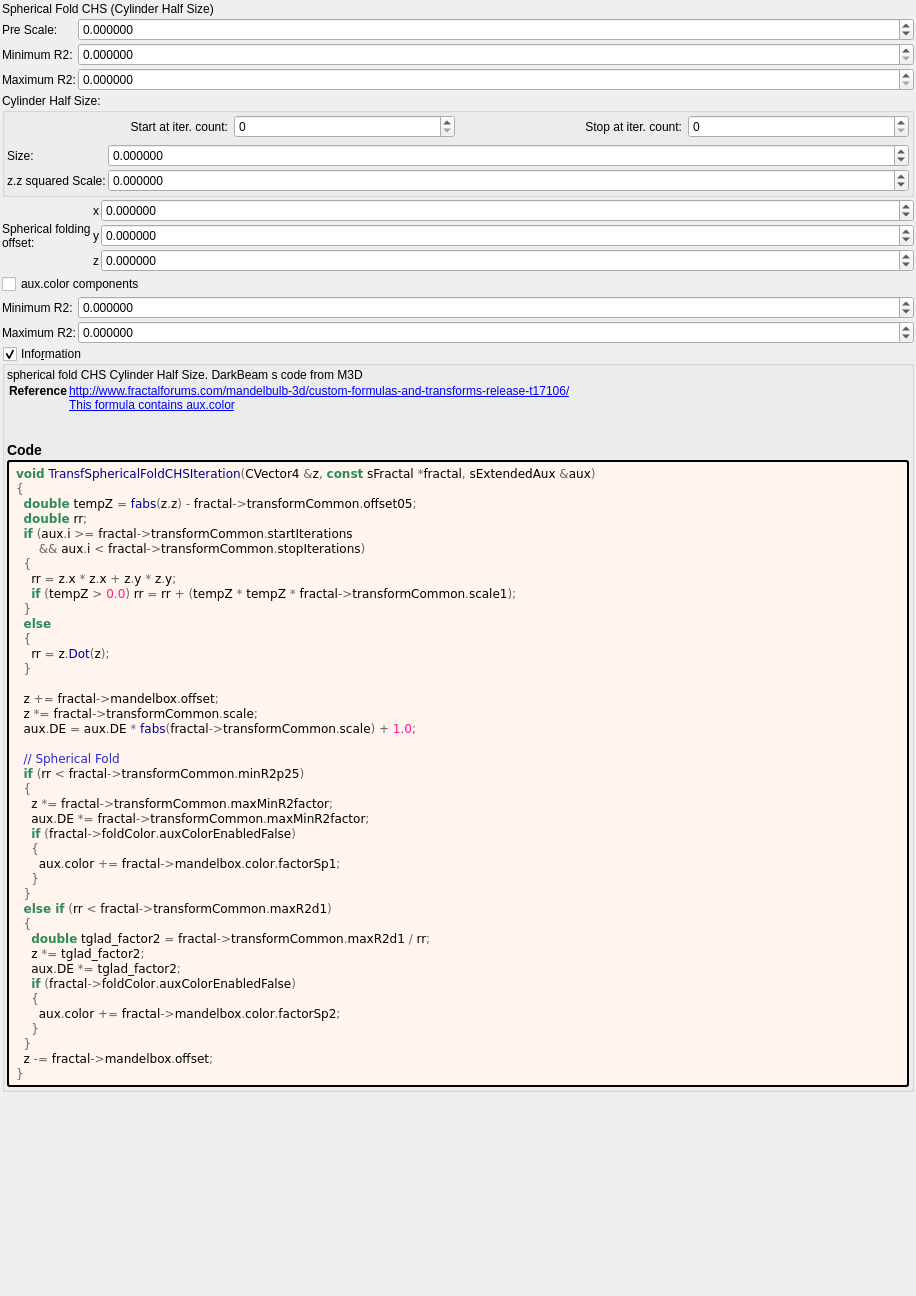
 <widget class="QWidget" name="Form">
  <property name="geometry">
   <rect>
    <x>0</x>
    <y>0</y>
    <width>916</width>
    <height>1296</height>
   </rect>
  </property>
  <property name="windowTitle">
   <string notr="true">transf_spherical_fold_chs</string>
  </property>
  <layout class="QVBoxLayout" name="verticalLayout">
   <property name="spacing">
    <number>2</number>
   </property>
   <property name="leftMargin">
    <number>2</number>
   </property>
   <property name="topMargin">
    <number>2</number>
   </property>
   <property name="rightMargin">
    <number>2</number>
   </property>
   <property name="bottomMargin">
    <number>2</number>
   </property>
   <item>
    <widget class="QLabel" name="label_17">
     <property name="text">
      <string>Spherical Fold CHS (Cylinder Half Size)</string>
     </property>
    </widget>
   </item>
   <item>
    <layout class="QGridLayout" name="gridLayout_2" columnstretch="0,1">
     <property name="spacing">
      <number>2</number>
     </property>
     <item row="1" column="0">
      <widget class="QLabel" name="label_48">
       <property name="text">
        <string>Minimum R2:</string>
       </property>
      </widget>
     </item>
     <item row="2" column="1">
      <widget class="MyDoubleSpinBox" name="spinbox_transf_maxR2_1">
       <property name="sizePolicy">
        <sizepolicy hsizetype="Minimum" vsizetype="Maximum">
         <horstretch>0</horstretch>
         <verstretch>0</verstretch>
        </sizepolicy>
       </property>
       <property name="prefix">
        <string/>
       </property>
       <property name="suffix">
        <string/>
       </property>
       <property name="decimals">
        <number>6</number>
       </property>
       <property name="minimum">
        <double>0.000000000000000</double>
       </property>
       <property name="maximum">
        <double>99.989999999999995</double>
       </property>
       <property name="singleStep">
        <double>0.100000000000000</double>
       </property>
      </widget>
     </item>
     <item row="0" column="0">
      <widget class="QLabel" name="label_18">
       <property name="text">
        <string>Pre Scale:</string>
       </property>
      </widget>
     </item>
     <item row="2" column="0">
      <widget class="QLabel" name="label_16">
       <property name="text">
        <string>Maximum R2:</string>
       </property>
      </widget>
     </item>
     <item row="0" column="1">
      <widget class="MyDoubleSpinBox" name="spinbox_transf_scale">
       <property name="sizePolicy">
        <sizepolicy hsizetype="Minimum" vsizetype="Maximum">
         <horstretch>0</horstretch>
         <verstretch>0</verstretch>
        </sizepolicy>
       </property>
       <property name="prefix">
        <string/>
       </property>
       <property name="suffix">
        <string/>
       </property>
       <property name="decimals">
        <number>6</number>
       </property>
       <property name="minimum">
        <double>-99.989999999999995</double>
       </property>
       <property name="maximum">
        <double>99.989999999999995</double>
       </property>
       <property name="singleStep">
        <double>0.100000000000000</double>
       </property>
      </widget>
     </item>
     <item row="1" column="1">
      <widget class="MyDoubleSpinBox" name="spinbox_transf_minR2_p25">
       <property name="sizePolicy">
        <sizepolicy hsizetype="Minimum" vsizetype="Maximum">
         <horstretch>0</horstretch>
         <verstretch>0</verstretch>
        </sizepolicy>
       </property>
       <property name="prefix">
        <string/>
       </property>
       <property name="suffix">
        <string/>
       </property>
       <property name="decimals">
        <number>6</number>
       </property>
       <property name="minimum">
        <double>0.000000000000000</double>
       </property>
       <property name="maximum">
        <double>99.989999999999995</double>
       </property>
       <property name="singleStep">
        <double>0.100000000000000</double>
       </property>
      </widget>
     </item>
    </layout>
   </item>
   <item>
    <widget class="QGroupBox" name="groupBox">
     <property name="title">
      <string>Cylinder Half Size:</string>
     </property>
     <layout class="QVBoxLayout" name="verticalLayout_3">
      <property name="leftMargin">
       <number>2</number>
      </property>
      <property name="topMargin">
       <number>2</number>
      </property>
      <property name="rightMargin">
       <number>2</number>
      </property>
      <property name="bottomMargin">
       <number>2</number>
      </property>
      <item>
       <layout class="QGridLayout" name="gridLayout">
        <item row="0" column="1">
         <widget class="MySpinBox" name="spinboxInt_transf_start_iterations">
          <property name="sizePolicy">
           <sizepolicy hsizetype="Minimum" vsizetype="Maximum">
            <horstretch>0</horstretch>
            <verstretch>0</verstretch>
           </sizepolicy>
          </property>
          <property name="minimum">
           <number>0</number>
          </property>
          <property name="maximum">
           <number>999</number>
          </property>
          <property name="value">
           <number>0</number>
          </property>
         </widget>
        </item>
        <item row="0" column="0">
         <widget class="QLabel" name="label_66">
          <property name="text">
           <string>Start at iter. count:</string>
          </property>
          <property name="alignment">
           <set>Qt::AlignRight|Qt::AlignTrailing|Qt::AlignVCenter</set>
          </property>
         </widget>
        </item>
        <item row="0" column="2">
         <widget class="QLabel" name="label_49">
          <property name="text">
           <string>Stop at iter. count:</string>
          </property>
          <property name="alignment">
           <set>Qt::AlignRight|Qt::AlignTrailing|Qt::AlignVCenter</set>
          </property>
         </widget>
        </item>
        <item row="0" column="3">
         <widget class="MySpinBox" name="spinboxInt_transf_stop_iterations">
          <property name="sizePolicy">
           <sizepolicy hsizetype="Preferred" vsizetype="Maximum">
            <horstretch>0</horstretch>
            <verstretch>0</verstretch>
           </sizepolicy>
          </property>
          <property name="maximum">
           <number>999</number>
          </property>
         </widget>
        </item>
       </layout>
      </item>
      <item>
       <layout class="QGridLayout" name="gridLayout_4" columnstretch="0,1">
        <property name="spacing">
         <number>2</number>
        </property>
        <item row="0" column="0">
         <widget class="QLabel" name="label_108">
          <property name="text">
           <string>Size:</string>
          </property>
         </widget>
        </item>
        <item row="0" column="1">
         <widget class="MyDoubleSpinBox" name="spinbox_transf_offset_05">
          <property name="sizePolicy">
           <sizepolicy hsizetype="Minimum" vsizetype="Maximum">
            <horstretch>0</horstretch>
            <verstretch>0</verstretch>
           </sizepolicy>
          </property>
          <property name="prefix">
           <string/>
          </property>
          <property name="suffix">
           <string/>
          </property>
          <property name="decimals">
           <number>6</number>
          </property>
          <property name="minimum">
           <double>-99.989999999999995</double>
          </property>
          <property name="maximum">
           <double>99.989999999999995</double>
          </property>
          <property name="singleStep">
           <double>0.100000000000000</double>
          </property>
         </widget>
        </item>
        <item row="1" column="0">
         <widget class="QLabel" name="label_110">
          <property name="text">
           <string>z.z squared Scale:</string>
          </property>
         </widget>
        </item>
        <item row="1" column="1">
         <widget class="MyDoubleSpinBox" name="spinbox_transf_scale_1">
          <property name="sizePolicy">
           <sizepolicy hsizetype="Minimum" vsizetype="Maximum">
            <horstretch>0</horstretch>
            <verstretch>0</verstretch>
           </sizepolicy>
          </property>
          <property name="prefix">
           <string/>
          </property>
          <property name="suffix">
           <string/>
          </property>
          <property name="decimals">
           <number>6</number>
          </property>
          <property name="minimum">
           <double>-99.989999999999995</double>
          </property>
          <property name="maximum">
           <double>99.989999999999995</double>
          </property>
          <property name="singleStep">
           <double>0.100000000000000</double>
          </property>
         </widget>
        </item>
       </layout>
      </item>
     </layout>
    </widget>
   </item>
   <item>
    <layout class="QGridLayout" name="gridLayout_16" columnstretch="0,0,1">
     <property name="spacing">
      <number>2</number>
     </property>
     <item row="0" column="2">
      <widget class="MyDoubleSpinBox" name="spinbox3_mandelbox_offset_x">
       <property name="sizePolicy">
        <sizepolicy hsizetype="Minimum" vsizetype="Maximum">
         <horstretch>0</horstretch>
         <verstretch>0</verstretch>
        </sizepolicy>
       </property>
       <property name="prefix">
        <string/>
       </property>
       <property name="suffix">
        <string/>
       </property>
       <property name="decimals">
        <number>6</number>
       </property>
       <property name="minimum">
        <double>-100.000000000000000</double>
       </property>
       <property name="maximum">
        <double>100.000000000000000</double>
       </property>
       <property name="singleStep">
        <double>0.100000000000000</double>
       </property>
      </widget>
     </item>
     <item row="1" column="1">
      <widget class="QLabel" name="label_116">
       <property name="sizePolicy">
        <sizepolicy hsizetype="Preferred" vsizetype="Preferred">
         <horstretch>0</horstretch>
         <verstretch>0</verstretch>
        </sizepolicy>
       </property>
       <property name="text">
        <string notr="true">y</string>
       </property>
       <property name="alignment">
        <set>Qt::AlignRight|Qt::AlignTrailing|Qt::AlignVCenter</set>
       </property>
      </widget>
     </item>
     <item row="0" column="1">
      <widget class="QLabel" name="label_115">
       <property name="sizePolicy">
        <sizepolicy hsizetype="Preferred" vsizetype="Preferred">
         <horstretch>0</horstretch>
         <verstretch>0</verstretch>
        </sizepolicy>
       </property>
       <property name="text">
        <string notr="true">x</string>
       </property>
       <property name="alignment">
        <set>Qt::AlignRight|Qt::AlignTrailing|Qt::AlignVCenter</set>
       </property>
      </widget>
     </item>
     <item row="2" column="1">
      <widget class="QLabel" name="label_117">
       <property name="sizePolicy">
        <sizepolicy hsizetype="Preferred" vsizetype="Preferred">
         <horstretch>0</horstretch>
         <verstretch>0</verstretch>
        </sizepolicy>
       </property>
       <property name="text">
        <string notr="true">z</string>
       </property>
       <property name="alignment">
        <set>Qt::AlignRight|Qt::AlignTrailing|Qt::AlignVCenter</set>
       </property>
      </widget>
     </item>
     <item row="0" column="0" rowspan="3">
      <widget class="QLabel" name="label_15">
       <property name="text">
        <string>Spherical folding
offset:</string>
       </property>
      </widget>
     </item>
     <item row="1" column="2">
      <widget class="MyDoubleSpinBox" name="spinbox3_mandelbox_offset_y">
       <property name="sizePolicy">
        <sizepolicy hsizetype="Minimum" vsizetype="Maximum">
         <horstretch>0</horstretch>
         <verstretch>0</verstretch>
        </sizepolicy>
       </property>
       <property name="prefix">
        <string/>
       </property>
       <property name="suffix">
        <string/>
       </property>
       <property name="decimals">
        <number>6</number>
       </property>
       <property name="minimum">
        <double>-100.000000000000000</double>
       </property>
       <property name="maximum">
        <double>100.000000000000000</double>
       </property>
       <property name="singleStep">
        <double>0.100000000000000</double>
       </property>
      </widget>
     </item>
     <item row="2" column="2">
      <widget class="MyDoubleSpinBox" name="spinbox3_mandelbox_offset_z">
       <property name="sizePolicy">
        <sizepolicy hsizetype="Minimum" vsizetype="Maximum">
         <horstretch>0</horstretch>
         <verstretch>0</verstretch>
        </sizepolicy>
       </property>
       <property name="prefix">
        <string/>
       </property>
       <property name="suffix">
        <string/>
       </property>
       <property name="decimals">
        <number>6</number>
       </property>
       <property name="minimum">
        <double>-100.000000000000000</double>
       </property>
       <property name="maximum">
        <double>100.000000000000000</double>
       </property>
       <property name="singleStep">
        <double>0.100000000000000</double>
       </property>
      </widget>
     </item>
    </layout>
   </item>
   <item>
    <layout class="QGridLayout" name="gridLayout_6" columnstretch="0,1">
     <property name="spacing">
      <number>2</number>
     </property>
     <item row="1" column="1">
      <widget class="MyDoubleSpinBox" name="spinbox_mandelbox_color_Sp1">
       <property name="sizePolicy">
        <sizepolicy hsizetype="Minimum" vsizetype="Maximum">
         <horstretch>0</horstretch>
         <verstretch>0</verstretch>
        </sizepolicy>
       </property>
       <property name="prefix">
        <string/>
       </property>
       <property name="suffix">
        <string/>
       </property>
       <property name="decimals">
        <number>6</number>
       </property>
       <property name="minimum">
        <double>-100.000000000000000</double>
       </property>
       <property name="maximum">
        <double>100.000000000000000</double>
       </property>
       <property name="singleStep">
        <double>0.100000000000000</double>
       </property>
      </widget>
     </item>
     <item row="2" column="1">
      <widget class="MyDoubleSpinBox" name="spinbox_mandelbox_color_Sp2">
       <property name="sizePolicy">
        <sizepolicy hsizetype="Minimum" vsizetype="Maximum">
         <horstretch>0</horstretch>
         <verstretch>0</verstretch>
        </sizepolicy>
       </property>
       <property name="prefix">
        <string/>
       </property>
       <property name="suffix">
        <string/>
       </property>
       <property name="decimals">
        <number>6</number>
       </property>
       <property name="minimum">
        <double>-100.000000000000000</double>
       </property>
       <property name="maximum">
        <double>100.000000000000000</double>
       </property>
       <property name="singleStep">
        <double>0.100000000000000</double>
       </property>
      </widget>
     </item>
     <item row="2" column="0">
      <widget class="QLabel" name="label_29">
       <property name="text">
        <string>Maximum R2:</string>
       </property>
      </widget>
     </item>
     <item row="1" column="0">
      <widget class="QLabel" name="label_28">
       <property name="text">
        <string>Minimum R2:</string>
       </property>
      </widget>
     </item>
     <item row="0" column="0" colspan="2">
      <widget class="QCheckBox" name="checkBox_fold_color_aux_color_enabled_false">
       <property name="text">
        <string notr="true">aux.color components</string>
       </property>
      </widget>
     </item>
    </layout>
   </item>
   <item>
    <widget class="MyGroupBox" name="groupCheck_info">
     <property name="title">
      <string>Info&amp;rmation</string>
     </property>
     <property name="flat">
      <bool>false</bool>
     </property>
     <property name="checkable">
      <bool>true</bool>
     </property>
     <layout class="QVBoxLayout" name="verticalLayout_2">
      <property name="spacing">
       <number>2</number>
      </property>
      <property name="leftMargin">
       <number>2</number>
      </property>
      <property name="topMargin">
       <number>2</number>
      </property>
      <property name="rightMargin">
       <number>2</number>
      </property>
      <property name="bottomMargin">
       <number>2</number>
      </property>
      <item>
       <widget class="QLabel" name="label_information_general">
        <property name="text">
         <string notr="true">&lt;p&gt;spherical fold CHS Cylinder Half Size. DarkBeam s code from M3D&lt;/p&gt;&lt;table&gt;
&lt;tr&gt;&lt;th&gt;Reference&lt;/th&gt;&lt;td&gt;&lt;a href=&quot;http://www.fractalforums.com/mandelbulb-3d/custom-formulas-and-transforms-release-t17106/&quot;&gt;http://www.fractalforums.com/mandelbulb-3d/custom-formulas-and-transforms-release-t17106/&lt;br&gt;
&lt;a href=&quot;This formula contains aux.color&quot;&gt;This formula contains aux.color&lt;br&gt;
&lt;/td&gt;&lt;/tr&gt;
&lt;/table&gt;
&lt;h3&gt;Code&lt;/h3&gt;</string>
        </property>
        <property name="wordWrap">
         <bool>true</bool>
        </property>
        <property name="openExternalLinks">
         <bool>true</bool>
        </property>
        <property name="textInteractionFlags">
         <set>Qt::LinksAccessibleByMouse|Qt::TextSelectableByMouse</set>
        </property>
       </widget>
      </item>
      <item>
       <widget class="QLabel" name="label_code_content">
        <property name="styleSheet">
         <string notr="true">border-style: outset; border-width: 2px; border-radius: 3px; border-color: black; background-color: #fff5ee; padding: 4px;</string>
        </property>
        <property name="text">
         <string notr="true">&lt;body style=&quot;background-color:#fff5ee&quot;&gt;
&lt;pre style=&quot;color:#000000; background-color:#fff5ee;  font-family:'Courier New',monospace;&quot;&gt;&lt;span style=&quot;color:#2e8b57; font-weight:bold&quot;&gt;void&lt;/span&gt; &lt;span style=&quot;color:#00008f&quot;&gt;TransfSphericalFoldCHSIteration&lt;/span&gt;&lt;span style=&quot;color:#676767&quot;&gt;(&lt;/span&gt;CVector4 &lt;span style=&quot;color:#676767&quot;&gt;&amp;amp;&lt;/span&gt;z&lt;span style=&quot;color:#676767&quot;&gt;,&lt;/span&gt; &lt;span style=&quot;color:#2e8b57; font-weight:bold&quot;&gt;const&lt;/span&gt; sFractal &lt;span style=&quot;color:#676767&quot;&gt;*&lt;/span&gt;fractal&lt;span style=&quot;color:#676767&quot;&gt;,&lt;/span&gt; sExtendedAux &lt;span style=&quot;color:#676767&quot;&gt;&amp;amp;&lt;/span&gt;aux&lt;span style=&quot;color:#676767&quot;&gt;)&lt;/span&gt;
&lt;span style=&quot;color:#676767&quot;&gt;{&lt;/span&gt;
  &lt;span style=&quot;color:#2e8b57; font-weight:bold&quot;&gt;double&lt;/span&gt; tempZ &lt;span style=&quot;color:#676767&quot;&gt;=&lt;/span&gt; &lt;span style=&quot;color:#00008f&quot;&gt;fabs&lt;/span&gt;&lt;span style=&quot;color:#676767&quot;&gt;(&lt;/span&gt;z&lt;span style=&quot;color:#676767&quot;&gt;.&lt;/span&gt;z&lt;span style=&quot;color:#676767&quot;&gt;) -&lt;/span&gt; fractal&lt;span style=&quot;color:#676767&quot;&gt;-&amp;gt;&lt;/span&gt;transformCommon&lt;span style=&quot;color:#676767&quot;&gt;.&lt;/span&gt;offset05&lt;span style=&quot;color:#676767&quot;&gt;;&lt;/span&gt;
  &lt;span style=&quot;color:#2e8b57; font-weight:bold&quot;&gt;double&lt;/span&gt; rr&lt;span style=&quot;color:#676767&quot;&gt;;&lt;/span&gt;
  &lt;span style=&quot;color:#2e8b57; font-weight:bold&quot;&gt;if&lt;/span&gt; &lt;span style=&quot;color:#676767&quot;&gt;(&lt;/span&gt;aux&lt;span style=&quot;color:#676767&quot;&gt;.&lt;/span&gt;i &lt;span style=&quot;color:#676767&quot;&gt;&amp;gt;=&lt;/span&gt; fractal&lt;span style=&quot;color:#676767&quot;&gt;-&amp;gt;&lt;/span&gt;transformCommon&lt;span style=&quot;color:#676767&quot;&gt;.&lt;/span&gt;startIterations
      &lt;span style=&quot;color:#676767&quot;&gt;&amp;amp;&amp;amp;&lt;/span&gt; aux&lt;span style=&quot;color:#676767&quot;&gt;.&lt;/span&gt;i &lt;span style=&quot;color:#676767&quot;&gt;&amp;lt;&lt;/span&gt; fractal&lt;span style=&quot;color:#676767&quot;&gt;-&amp;gt;&lt;/span&gt;transformCommon&lt;span style=&quot;color:#676767&quot;&gt;.&lt;/span&gt;stopIterations&lt;span style=&quot;color:#676767&quot;&gt;)&lt;/span&gt;
  &lt;span style=&quot;color:#676767&quot;&gt;{&lt;/span&gt;
    rr &lt;span style=&quot;color:#676767&quot;&gt;=&lt;/span&gt; z&lt;span style=&quot;color:#676767&quot;&gt;.&lt;/span&gt;x &lt;span style=&quot;color:#676767&quot;&gt;*&lt;/span&gt; z&lt;span style=&quot;color:#676767&quot;&gt;.&lt;/span&gt;x &lt;span style=&quot;color:#676767&quot;&gt;+&lt;/span&gt; z&lt;span style=&quot;color:#676767&quot;&gt;.&lt;/span&gt;y &lt;span style=&quot;color:#676767&quot;&gt;*&lt;/span&gt; z&lt;span style=&quot;color:#676767&quot;&gt;.&lt;/span&gt;y&lt;span style=&quot;color:#676767&quot;&gt;;&lt;/span&gt;
    &lt;span style=&quot;color:#2e8b57; font-weight:bold&quot;&gt;if&lt;/span&gt; &lt;span style=&quot;color:#676767&quot;&gt;(&lt;/span&gt;tempZ &lt;span style=&quot;color:#676767&quot;&gt;&amp;gt;&lt;/span&gt; &lt;span style=&quot;color:#ff1493&quot;&gt;0.0&lt;/span&gt;&lt;span style=&quot;color:#676767&quot;&gt;)&lt;/span&gt; rr &lt;span style=&quot;color:#676767&quot;&gt;=&lt;/span&gt; rr &lt;span style=&quot;color:#676767&quot;&gt;+ (&lt;/span&gt;tempZ &lt;span style=&quot;color:#676767&quot;&gt;*&lt;/span&gt; tempZ &lt;span style=&quot;color:#676767&quot;&gt;*&lt;/span&gt; fractal&lt;span style=&quot;color:#676767&quot;&gt;-&amp;gt;&lt;/span&gt;transformCommon&lt;span style=&quot;color:#676767&quot;&gt;.&lt;/span&gt;scale1&lt;span style=&quot;color:#676767&quot;&gt;);&lt;/span&gt;
  &lt;span style=&quot;color:#676767&quot;&gt;}&lt;/span&gt;
  &lt;span style=&quot;color:#2e8b57; font-weight:bold&quot;&gt;else&lt;/span&gt;
  &lt;span style=&quot;color:#676767&quot;&gt;{&lt;/span&gt;
    rr &lt;span style=&quot;color:#676767&quot;&gt;=&lt;/span&gt; z&lt;span style=&quot;color:#676767&quot;&gt;.&lt;/span&gt;&lt;span style=&quot;color:#00008f&quot;&gt;Dot&lt;/span&gt;&lt;span style=&quot;color:#676767&quot;&gt;(&lt;/span&gt;z&lt;span style=&quot;color:#676767&quot;&gt;);&lt;/span&gt;
  &lt;span style=&quot;color:#676767&quot;&gt;}&lt;/span&gt;

  z &lt;span style=&quot;color:#676767&quot;&gt;+=&lt;/span&gt; fractal&lt;span style=&quot;color:#676767&quot;&gt;-&amp;gt;&lt;/span&gt;mandelbox&lt;span style=&quot;color:#676767&quot;&gt;.&lt;/span&gt;offset&lt;span style=&quot;color:#676767&quot;&gt;;&lt;/span&gt;
  z &lt;span style=&quot;color:#676767&quot;&gt;*=&lt;/span&gt; fractal&lt;span style=&quot;color:#676767&quot;&gt;-&amp;gt;&lt;/span&gt;transformCommon&lt;span style=&quot;color:#676767&quot;&gt;.&lt;/span&gt;scale&lt;span style=&quot;color:#676767&quot;&gt;;&lt;/span&gt;
  aux&lt;span style=&quot;color:#676767&quot;&gt;.&lt;/span&gt;DE &lt;span style=&quot;color:#676767&quot;&gt;=&lt;/span&gt; aux&lt;span style=&quot;color:#676767&quot;&gt;.&lt;/span&gt;DE &lt;span style=&quot;color:#676767&quot;&gt;*&lt;/span&gt; &lt;span style=&quot;color:#00008f&quot;&gt;fabs&lt;/span&gt;&lt;span style=&quot;color:#676767&quot;&gt;(&lt;/span&gt;fractal&lt;span style=&quot;color:#676767&quot;&gt;-&amp;gt;&lt;/span&gt;transformCommon&lt;span style=&quot;color:#676767&quot;&gt;.&lt;/span&gt;scale&lt;span style=&quot;color:#676767&quot;&gt;) +&lt;/span&gt; &lt;span style=&quot;color:#ff1493&quot;&gt;1.0&lt;/span&gt;&lt;span style=&quot;color:#676767&quot;&gt;;&lt;/span&gt;

  &lt;span style=&quot;color:#2929cc&quot;&gt;// Spherical Fold&lt;/span&gt;
  &lt;span style=&quot;color:#2e8b57; font-weight:bold&quot;&gt;if&lt;/span&gt; &lt;span style=&quot;color:#676767&quot;&gt;(&lt;/span&gt;rr &lt;span style=&quot;color:#676767&quot;&gt;&amp;lt;&lt;/span&gt; fractal&lt;span style=&quot;color:#676767&quot;&gt;-&amp;gt;&lt;/span&gt;transformCommon&lt;span style=&quot;color:#676767&quot;&gt;.&lt;/span&gt;minR2p25&lt;span style=&quot;color:#676767&quot;&gt;)&lt;/span&gt;
  &lt;span style=&quot;color:#676767&quot;&gt;{&lt;/span&gt;
    z &lt;span style=&quot;color:#676767&quot;&gt;*=&lt;/span&gt; fractal&lt;span style=&quot;color:#676767&quot;&gt;-&amp;gt;&lt;/span&gt;transformCommon&lt;span style=&quot;color:#676767&quot;&gt;.&lt;/span&gt;maxMinR2factor&lt;span style=&quot;color:#676767&quot;&gt;;&lt;/span&gt;
    aux&lt;span style=&quot;color:#676767&quot;&gt;.&lt;/span&gt;DE &lt;span style=&quot;color:#676767&quot;&gt;*=&lt;/span&gt; fractal&lt;span style=&quot;color:#676767&quot;&gt;-&amp;gt;&lt;/span&gt;transformCommon&lt;span style=&quot;color:#676767&quot;&gt;.&lt;/span&gt;maxMinR2factor&lt;span style=&quot;color:#676767&quot;&gt;;&lt;/span&gt;
    &lt;span style=&quot;color:#2e8b57; font-weight:bold&quot;&gt;if&lt;/span&gt; &lt;span style=&quot;color:#676767&quot;&gt;(&lt;/span&gt;fractal&lt;span style=&quot;color:#676767&quot;&gt;-&amp;gt;&lt;/span&gt;foldColor&lt;span style=&quot;color:#676767&quot;&gt;.&lt;/span&gt;auxColorEnabledFalse&lt;span style=&quot;color:#676767&quot;&gt;)&lt;/span&gt;
    &lt;span style=&quot;color:#676767&quot;&gt;{&lt;/span&gt;
      aux&lt;span style=&quot;color:#676767&quot;&gt;.&lt;/span&gt;color &lt;span style=&quot;color:#676767&quot;&gt;+=&lt;/span&gt; fractal&lt;span style=&quot;color:#676767&quot;&gt;-&amp;gt;&lt;/span&gt;mandelbox&lt;span style=&quot;color:#676767&quot;&gt;.&lt;/span&gt;color&lt;span style=&quot;color:#676767&quot;&gt;.&lt;/span&gt;factorSp1&lt;span style=&quot;color:#676767&quot;&gt;;&lt;/span&gt;
    &lt;span style=&quot;color:#676767&quot;&gt;}&lt;/span&gt;
  &lt;span style=&quot;color:#676767&quot;&gt;}&lt;/span&gt;
  &lt;span style=&quot;color:#2e8b57; font-weight:bold&quot;&gt;else if&lt;/span&gt; &lt;span style=&quot;color:#676767&quot;&gt;(&lt;/span&gt;rr &lt;span style=&quot;color:#676767&quot;&gt;&amp;lt;&lt;/span&gt; fractal&lt;span style=&quot;color:#676767&quot;&gt;-&amp;gt;&lt;/span&gt;transformCommon&lt;span style=&quot;color:#676767&quot;&gt;.&lt;/span&gt;maxR2d1&lt;span style=&quot;color:#676767&quot;&gt;)&lt;/span&gt;
  &lt;span style=&quot;color:#676767&quot;&gt;{&lt;/span&gt;
    &lt;span style=&quot;color:#2e8b57; font-weight:bold&quot;&gt;double&lt;/span&gt; tglad_factor2 &lt;span style=&quot;color:#676767&quot;&gt;=&lt;/span&gt; fractal&lt;span style=&quot;color:#676767&quot;&gt;-&amp;gt;&lt;/span&gt;transformCommon&lt;span style=&quot;color:#676767&quot;&gt;.&lt;/span&gt;maxR2d1 &lt;span style=&quot;color:#676767&quot;&gt;/&lt;/span&gt; rr&lt;span style=&quot;color:#676767&quot;&gt;;&lt;/span&gt;
    z &lt;span style=&quot;color:#676767&quot;&gt;*=&lt;/span&gt; tglad_factor2&lt;span style=&quot;color:#676767&quot;&gt;;&lt;/span&gt;
    aux&lt;span style=&quot;color:#676767&quot;&gt;.&lt;/span&gt;DE &lt;span style=&quot;color:#676767&quot;&gt;*=&lt;/span&gt; tglad_factor2&lt;span style=&quot;color:#676767&quot;&gt;;&lt;/span&gt;
    &lt;span style=&quot;color:#2e8b57; font-weight:bold&quot;&gt;if&lt;/span&gt; &lt;span style=&quot;color:#676767&quot;&gt;(&lt;/span&gt;fractal&lt;span style=&quot;color:#676767&quot;&gt;-&amp;gt;&lt;/span&gt;foldColor&lt;span style=&quot;color:#676767&quot;&gt;.&lt;/span&gt;auxColorEnabledFalse&lt;span style=&quot;color:#676767&quot;&gt;)&lt;/span&gt;
    &lt;span style=&quot;color:#676767&quot;&gt;{&lt;/span&gt;
      aux&lt;span style=&quot;color:#676767&quot;&gt;.&lt;/span&gt;color &lt;span style=&quot;color:#676767&quot;&gt;+=&lt;/span&gt; fractal&lt;span style=&quot;color:#676767&quot;&gt;-&amp;gt;&lt;/span&gt;mandelbox&lt;span style=&quot;color:#676767&quot;&gt;.&lt;/span&gt;color&lt;span style=&quot;color:#676767&quot;&gt;.&lt;/span&gt;factorSp2&lt;span style=&quot;color:#676767&quot;&gt;;&lt;/span&gt;
    &lt;span style=&quot;color:#676767&quot;&gt;}&lt;/span&gt;
  &lt;span style=&quot;color:#676767&quot;&gt;}&lt;/span&gt;
  z &lt;span style=&quot;color:#676767&quot;&gt;-=&lt;/span&gt; fractal&lt;span style=&quot;color:#676767&quot;&gt;-&amp;gt;&lt;/span&gt;mandelbox&lt;span style=&quot;color:#676767&quot;&gt;.&lt;/span&gt;offset&lt;span style=&quot;color:#676767&quot;&gt;;&lt;/span&gt;
&lt;span style=&quot;color:#676767&quot;&gt;}&lt;/span&gt;
&lt;/pre&gt;
&lt;/body&gt;</string>
        </property>
        <property name="wordWrap">
         <bool>true</bool>
        </property>
        <property name="openExternalLinks">
         <bool>true</bool>
        </property>
        <property name="textInteractionFlags">
         <set>Qt::LinksAccessibleByMouse|Qt::TextSelectableByMouse</set>
        </property>
       </widget>
      </item>
     </layout>
    </widget>
   </item>
   <item>
    <spacer name="verticalSpacer">
     <property name="orientation">
      <enum>Qt::Vertical</enum>
     </property>
     <property name="sizeHint" stdset="0">
      <size>
       <width>20</width>
       <height>40</height>
      </size>
     </property>
    </spacer>
   </item>
  </layout>
 </widget>
